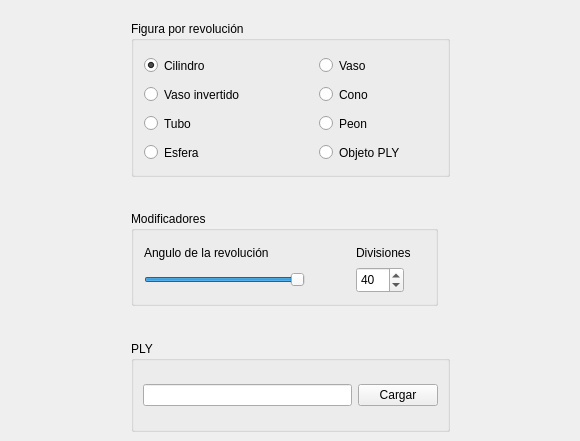
       <widget class="QWidget" name="tab_2">
        <attribute name="title">
         <string>Revolución</string>
        </attribute>
        <widget class="QWidget" name="layoutWidget">
         <property name="geometry">
          <rect>
           <x>10</x>
           <y>21</y>
           <width>561</width>
           <height>411</height>
          </rect>
         </property>
         <layout class="QGridLayout" name="gridLayout_5">
          <item row="5" column="1" colspan="3">
           <widget class="QGroupBox" name="groupBox_12">
            <property name="minimumSize">
             <size>
              <width>311</width>
              <height>91</height>
             </size>
            </property>
            <property name="title">
             <string>PLY</string>
            </property>
            <layout class="QGridLayout" name="gridLayout_8">
             <item row="0" column="0">
              <widget class="QLineEdit" name="lineEdit_2">
               <property name="text">
                <string extracomment="Introduce el path del archivo PLY"/>
               </property>
               <property name="frame">
                <bool>true</bool>
               </property>
               <property name="echoMode">
                <enum>QLineEdit::Normal</enum>
               </property>
               <property name="readOnly">
                <bool>false</bool>
               </property>
               <property name="placeholderText">
                <string extracomment="dgrt"/>
               </property>
               <property name="clearButtonEnabled">
                <bool>true</bool>
               </property>
              </widget>
             </item>
             <item row="0" column="1">
              <widget class="QPushButton" name="pushButton_4">
               <property name="text">
                <string>Cargar</string>
               </property>
              </widget>
             </item>
            </layout>
           </widget>
          </item>
          <item row="3" column="0">
           <spacer name="horizontalSpacer_5">
            <property name="orientation">
             <enum>Qt::Horizontal</enum>
            </property>
            <property name="sizeHint" stdset="0">
             <size>
              <width>40</width>
              <height>20</height>
             </size>
            </property>
           </spacer>
          </item>
          <item row="3" column="4">
           <spacer name="horizontalSpacer_6">
            <property name="orientation">
             <enum>Qt::Horizontal</enum>
            </property>
            <property name="sizeHint" stdset="0">
             <size>
              <width>40</width>
              <height>20</height>
             </size>
            </property>
           </spacer>
          </item>
          <item row="5" column="4">
           <spacer name="horizontalSpacer_11">
            <property name="orientation">
             <enum>Qt::Horizontal</enum>
            </property>
            <property name="sizeHint" stdset="0">
             <size>
              <width>40</width>
              <height>20</height>
             </size>
            </property>
           </spacer>
          </item>
          <item row="0" column="1" colspan="3">
           <widget class="QGroupBox" name="groupBox_3">
            <property name="minimumSize">
             <size>
              <width>301</width>
              <height>156</height>
             </size>
            </property>
            <property name="title">
             <string>Figura por revolución</string>
            </property>
            <widget class="QRadioButton" name="radioButton_3">
             <property name="geometry">
              <rect>
               <x>13</x>
               <y>33</y>
               <width>79</width>
               <height>23</height>
              </rect>
             </property>
             <property name="cursor">
              <cursorShape>PointingHandCursor</cursorShape>
             </property>
             <property name="text">
              <string>Cilindro</string>
             </property>
             <property name="checked">
              <bool>true</bool>
             </property>
            </widget>
            <widget class="QRadioButton" name="radioButton_4">
             <property name="geometry">
              <rect>
               <x>188</x>
               <y>33</y>
               <width>58</width>
               <height>23</height>
              </rect>
             </property>
             <property name="cursor">
              <cursorShape>PointingHandCursor</cursorShape>
             </property>
             <property name="text">
              <string>Vaso</string>
             </property>
             <property name="shortcut">
              <string/>
             </property>
            </widget>
            <widget class="QRadioButton" name="radioButton_5">
             <property name="geometry">
              <rect>
               <x>13</x>
               <y>62</y>
               <width>123</width>
               <height>23</height>
              </rect>
             </property>
             <property name="cursor">
              <cursorShape>PointingHandCursor</cursorShape>
             </property>
             <property name="text">
              <string>Vaso invertido</string>
             </property>
            </widget>
            <widget class="QRadioButton" name="radioButton_6">
             <property name="geometry">
              <rect>
               <x>188</x>
               <y>62</y>
               <width>61</width>
               <height>23</height>
              </rect>
             </property>
             <property name="cursor">
              <cursorShape>PointingHandCursor</cursorShape>
             </property>
             <property name="text">
              <string>Cono</string>
             </property>
            </widget>
            <widget class="QRadioButton" name="radioButton_7">
             <property name="geometry">
              <rect>
               <x>13</x>
               <y>91</y>
               <width>60</width>
               <height>23</height>
              </rect>
             </property>
             <property name="cursor">
              <cursorShape>PointingHandCursor</cursorShape>
             </property>
             <property name="text">
              <string>Tubo</string>
             </property>
            </widget>
            <widget class="QRadioButton" name="radioButton_8">
             <property name="geometry">
              <rect>
               <x>13</x>
               <y>120</y>
               <width>69</width>
               <height>23</height>
              </rect>
             </property>
             <property name="cursor">
              <cursorShape>PointingHandCursor</cursorShape>
             </property>
             <property name="text">
              <string>Esfera</string>
             </property>
            </widget>
            <widget class="QRadioButton" name="radioButton_9">
             <property name="geometry">
              <rect>
               <x>188</x>
               <y>91</y>
               <width>60</width>
               <height>23</height>
              </rect>
             </property>
             <property name="cursor">
              <cursorShape>PointingHandCursor</cursorShape>
             </property>
             <property name="text">
              <string>Peon</string>
             </property>
            </widget>
            <widget class="QRadioButton" name="radioButton_11">
             <property name="geometry">
              <rect>
               <x>188</x>
               <y>120</y>
               <width>100</width>
               <height>23</height>
              </rect>
             </property>
             <property name="cursor">
              <cursorShape>PointingHandCursor</cursorShape>
             </property>
             <property name="text">
              <string>Objeto PLY</string>
             </property>
            </widget>
           </widget>
          </item>
          <item row="4" column="1">
           <spacer name="verticalSpacer_3">
            <property name="orientation">
             <enum>Qt::Vertical</enum>
            </property>
            <property name="sizeHint" stdset="0">
             <size>
              <width>20</width>
              <height>40</height>
             </size>
            </property>
           </spacer>
          </item>
          <item row="5" column="0">
           <spacer name="horizontalSpacer_10">
            <property name="orientation">
             <enum>Qt::Horizontal</enum>
            </property>
            <property name="sizeHint" stdset="0">
             <size>
              <width>40</width>
              <height>20</height>
             </size>
            </property>
           </spacer>
          </item>
          <item row="0" column="0">
           <spacer name="horizontalSpacer_4">
            <property name="orientation">
             <enum>Qt::Horizontal</enum>
            </property>
            <property name="sizeHint" stdset="0">
             <size>
              <width>40</width>
              <height>20</height>
             </size>
            </property>
           </spacer>
          </item>
          <item row="2" column="1" rowspan="2">
           <widget class="QGroupBox" name="groupBox_4">
            <property name="minimumSize">
             <size>
              <width>307</width>
              <height>95</height>
             </size>
            </property>
            <property name="title">
             <string>Modificadores</string>
            </property>
            <widget class="QSlider" name="horizontalSlider">
             <property name="geometry">
              <rect>
               <x>13</x>
               <y>61</y>
               <width>161</width>
               <height>16</height>
              </rect>
             </property>
             <property name="maximum">
              <number>360</number>
             </property>
             <property name="pageStep">
              <number>1</number>
             </property>
             <property name="sliderPosition">
              <number>360</number>
             </property>
             <property name="orientation">
              <enum>Qt::Horizontal</enum>
             </property>
            </widget>
            <widget class="QLabel" name="label">
             <property name="geometry">
              <rect>
               <x>13</x>
               <y>33</y>
               <width>160</width>
               <height>17</height>
              </rect>
             </property>
             <property name="text">
              <string>Angulo de la revolución</string>
             </property>
            </widget>
            <widget class="QSpinBox" name="spinBox">
             <property name="geometry">
              <rect>
               <x>225</x>
               <y>56</y>
               <width>48</width>
               <height>26</height>
              </rect>
             </property>
             <property name="minimum">
              <number>2</number>
             </property>
             <property name="value">
              <number>40</number>
             </property>
            </widget>
            <widget class="QLabel" name="label_2">
             <property name="geometry">
              <rect>
               <x>225</x>
               <y>33</y>
               <width>69</width>
               <height>17</height>
              </rect>
             </property>
             <property name="text">
              <string>Divisiones</string>
             </property>
            </widget>
           </widget>
          </item>
          <item row="0" column="4">
           <spacer name="horizontalSpacer_3">
            <property name="orientation">
             <enum>Qt::Horizontal</enum>
            </property>
            <property name="sizeHint" stdset="0">
             <size>
              <width>40</width>
              <height>20</height>
             </size>
            </property>
           </spacer>
          </item>
          <item row="1" column="1">
           <spacer name="verticalSpacer_5">
            <property name="orientation">
             <enum>Qt::Vertical</enum>
            </property>
            <property name="sizeHint" stdset="0">
             <size>
              <width>20</width>
              <height>40</height>
             </size>
            </property>
           </spacer>
          </item>
         </layout>
        </widget>
       </widget>
